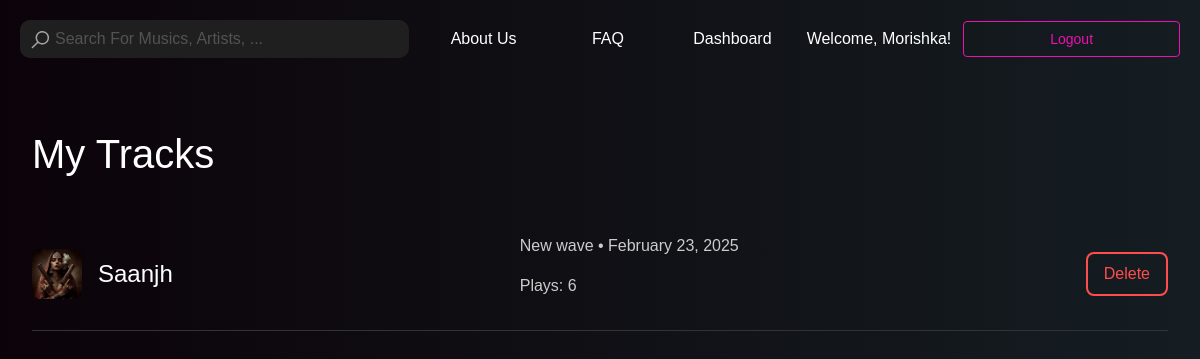
Before: /my-tracks/ (signed in) with the older database file.
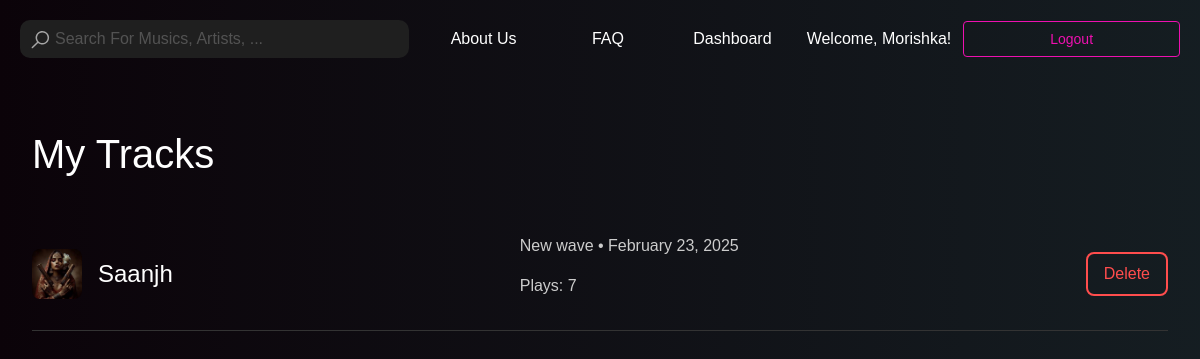
After: the same page with the newer database file.
### frontend/models.py (models this page shows, shortened)
class Track(models.Model):
    title = models.CharField(max_length=100)
    artist = models.CharField(max_length=100)
    release_date = models.DateField()
    album = models.ForeignKey(Album, related_name='songs', on_delete=models.CASCADE)  # Updated to ForeignKey
    duration = models.DurationField()
    cover_image = models.ImageField(upload_to="track_covers/", blank=True, null=True)
    audio_file = models.FileField(upload_to="audio_files/", blank=True, null=True)  # New field for audio files
    genre = models.ForeignKey(Genre, related_name='tracks',
                              on_delete=models.CASCADE)  # New field to associate tracks with genres
    play_count = models.PositiveIntegerField(default=0)
    created_at = models.DateTimeField(auto_now_add=True)
    user = models.ForeignKey(User, on_delete=models.CASCADE, null=True)

class Genre(models.Model):
    name = models.CharField(max_length=100)
    slug = models.SlugField(unique=True)
    background_image = models.ImageField(upload_to='genre_backgrounds/', blank=True, null=True)
    description = models.TextField(blank=True, null=True)  # New description field

### frontend/views.py (the view)
# urls.py: path('my-tracks/', my_tracks_view, name='my_tracks'),  # Define the URL pattern
@login_required
def my_tracks_view(request):
    user_tracks = Track.objects.filter(user=request.user)  # Fetch tracks for the logged-in user
    return render(request, 'my_tracks.html', {'tracks': user_tracks})  # Render the template with user tracks

### frontend/templates/my_tracks.html (shortened to what this page needs)
{% load static %}
<!DOCTYPE html>
<html lang="en">
<head>
    <link rel="stylesheet" href="{% static 'css/header.css' %}"/>
    <link href="https://cdn.jsdelivr.net/npm/bootstrap@5.3.0/dist/css/bootstrap.min.css" rel="stylesheet">
    <link rel="stylesheet" href="https://cdn.jsdelivr.net/npm/bootstrap-icons@1.11.3/font/bootstrap-icons.min.css">
</head>
<body>
<div class="align">
    {% include "header.html" %}
</div>
<div class="main-content">
    <header>
        <h1>My Tracks</h1>
    </header>
    <section>
        {% if tracks %}
            {% for track in tracks %}
                <div class="track-item">
                    <div class="track-title">
                        {% if track.cover_image %}
                            <img src="{{ track.cover_image.url }}" alt="{{ track.title }} Cover">
                        {% else %}
                            <img src="{% static 'default_cover.jpg' %}" alt="Default Cover">
                        {% endif %}
                        <h3>{{ track.title }}</h3>
                    </div>
                    <div class="track-info">
                        <p>{{ track.genre.name }} • {{ track.created_at|date:"F j, Y" }}</p>
                        <p>Plays: {{ track.play_count }}</p>
                    </div>
                    <button class="btn-delete" onclick="deleteTrack({{ track.id }})">Delete</button>
                </div>
            {% endfor %}
        {% else %}
            <p>No tracks uploaded yet.</p>
        {% endif %}
    </section>
</div>
</body>
</html>

Changed rows visible on the page:
changed Track "Saanjh": play_count "6" → "7"
